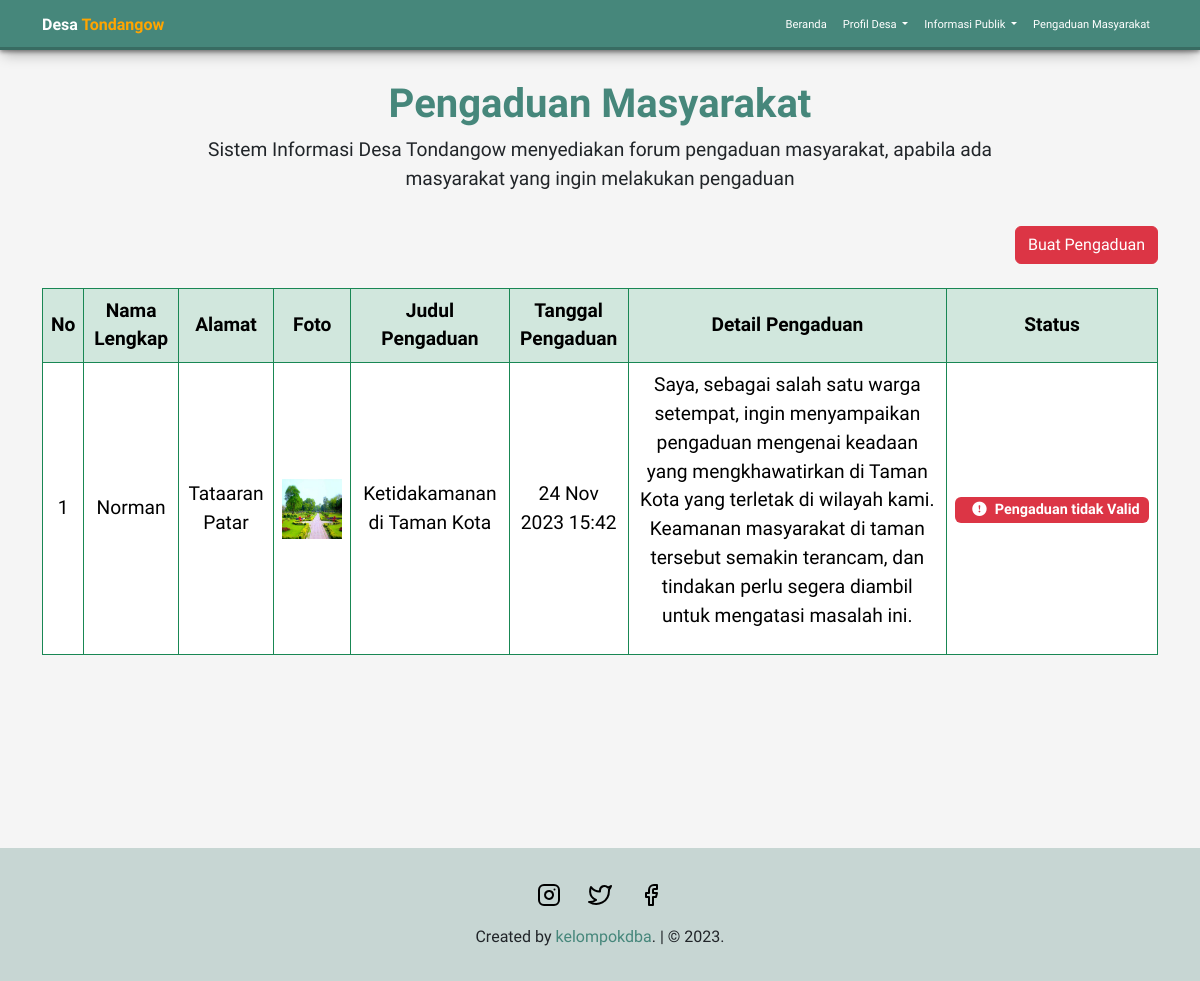
/list_pengaduan.php, run on the app's committed database.
### tables this page shows
CREATE TABLE `pengaduan` (
  `id` int(11) NOT NULL,
  `nama_pengadu` varchar(255) NOT NULL,
  `alamat_lengkap` varchar(255) NOT NULL,
  `email` varchar(100) NOT NULL,
  `judul_pengaduan` varchar(255) NOT NULL,
  `detail_pengaduan` text NOT NULL,
  `tanggal_pengaduan` datetime NOT NULL,
  `no_telepon` varchar(255) NOT NULL,
  `gambar` varchar(255) NOT NULL,
  `status` int(1) NOT NULL
);

### function.php (called while the page is built, shortened)
<?php
require_once 'templates/dbconnect.php';
function query($query)
{
    global $dbconnect;
    $result = mysqli_query($dbconnect, $query);
    $rows = [];
    while ($row = mysqli_fetch_assoc($result)) {
        $rows[] = $row;
    }
    return $rows;
}

### list_pengaduan.php (the view, shortened to what this page needs)
<?php
include 'templates/header.php';
include 'function.php';
$queryPengaduan = query('SELECT * FROM pengaduan');
?>
<section id="pengaduan" class="pengaduan">
    <div class="container">
        <div class="row justify-content-center" data-aos="fade-down-left">
            <div class="col-md-9 text-center mb-3">
                <h1 class="text-center">Pengaduan Masyarakat</h1>
                <p class="text-center">Sistem Informasi Desa Tondangow menyediakan forum pengaduan masyarakat, apabila
                    ada masyarakat yang ingin melakukan pengaduan</p>
            </div>
            <div class="col-md-12 mb-4 float-end">
                <a href="pengaduan.php" class="float-end btn btn-danger">Buat Pengaduan
                </a>
            </div>
            <div class="col-md-12 text-center table-responsive overflow-x-auto">
                <table class="table table-bordered border-success" id="dataTable" width="100%" cellspacing="0">
                    <thead class="table-success table-bordered border-success align-middle">
                        <tr>
                            <th>No</th>
                            <th>Nama Lengkap</th>
                            <th>Alamat</th>
                            <th>Foto</th>
                            <th>Judul Pengaduan</th>
                            <th>Tanggal Pengaduan</th>
                            <th>Detail Pengaduan</th>
                            <th>Status</th>
                        </tr>
                    </thead>
                    <tbody class="align-middle">
                        <?php $i = 1 ?>
                        <?php foreach ($queryPengaduan as $rows) { ?>
                            <tr>
                                <td>
                                    <?= $i ?>
                                </td>
                                <td>
                                    <?= $rows['nama_pengadu'] ?>
                                </td>
                                <td>
                                    <?= $rows['alamat_lengkap'] ?>
                                </td>
                                <td>
                                    <img width="60px" height="60px" src="img/pengaduan/<?= $rows['gambar'] ?>" alt="">
                                </td>
                                <td>
                                    <?= $rows['judul_pengaduan'] ?>
                                </td>
                                <td>
                                    <?= date('d M Y H:i', strtotime($rows['tanggal_pengaduan'])) ?>
                                </td>
                                <?php
                                $detailBeritaParagraf = explode("\n", $rows['detail_pengaduan']);
                                echo '<td>' . $detailBeritaParagraf[0] . '</td>';
                                ?>
                                <td>
                                    <?php if ($rows['status'] == '2') { ?>
                                        <div class="badge bg-danger"><i class="bi bi-exclamation-circle-fill p-2"></i>Pengaduan
                                            tidak Valid</div>
                                    <?php } ?>
                                </td>
                            </tr>
                            <?php $i++ ?>
                        <?php } ?>
                    </tbody>
                </table>
            </div>
        </div>
    </div>
</section>
<?php
include 'templates/footer.php'
    ?>

### css/style.css (style rules this page uses)
:root { --green: #46877b; --green-transparant: rgb(70 135 123 / 0.8); --bg: #f5f5f5; --shadow: 1px 1px 2px black, 0 0 1em black, 0 0 0.2em black; --animate-duration: 1.5s; --animate-delay: 1.5s; }
body { font-size: 1.2rem; font-family: "Work Sans", sans-serif; background-color: var(--bg); overflow-x: hidden; }
.pengaduan { min-height: 100vh; padding-top: 5rem; background-color: #f5f5f5; }
.pengaduan h1 { color: var(--green); font-weight: 600; }

### data on the page
pengaduan: nama_pengadu "Norman", alamat_lengkap "Tataaran Patar", gambar (picture), judul_pengaduan "Ketidakamanan di Taman Kota", tanggal_pengaduan "24 Nov 2023 15:42", detail_pengaduan "Saya, sebagai salah satu warga setempat, ingin menyampaikan pengaduan mengenai keadaan yang mengkhawatirkan di Taman Kota yang terletak di wilayah kami. Keamanan masyarakat di taman tersebut semakin terancam, dan tindakan perlu segera diambil untuk mengatasi masalah ini.", status 2 (drawn)
